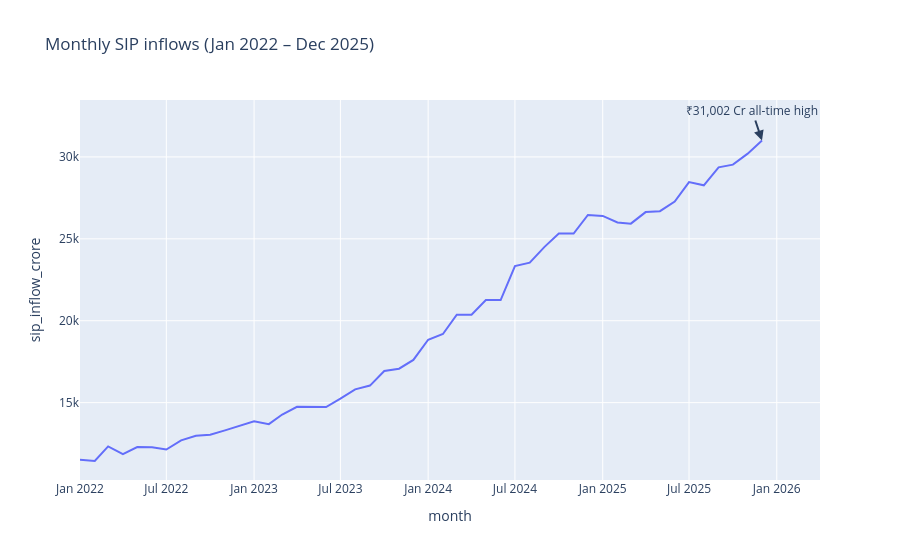

This figure's notebook cell:
### Code cell
import plotly.express as px

fig = px.line(
    sip,
    x="month",
    y="sip_inflow_crore",
    title="Monthly SIP inflows (Jan 2022 – Dec 2025)"
)

# Use a string instead of pd.Timestamp
fig.add_annotation(
    x="2025-12",
    y=31002,
    text="₹31,002 Cr all-time high",
    showarrow=True,
    arrowhead=2,
    arrowwidth=2
)

fig.show()

### Figure 1 — Plotly figure (JSON) as saved in the notebook; plotly's stock layout.template omitted (floating-point values rounded to 4 significant figures)
{"data": [{"hovertemplate": "month=%{x}<br>sip_inflow_crore=%{y}<extra></extra>", "legendgroup": "", "line": {"color": "#636efa", "dash": "solid"}, "marker": {"symbol": "circle"}, "mode": "lines", "name": "", "orientation": "v", "showlegend": false, "type": "scatter", "x": ["2022-01-01T00:00:00", "2022-02-01T00:00:00", "2022-03-01T00:00:00", "2022-04-01T00:00:00", "2022-05-01T00:00:00", "2022-06-01T00:00:00", "2022-07-01T00:00:00", "2022-08-01T00:00:00", "2022-09-01T00:00:00", "2022-10-01T00:00:00", "2022-11-01T00:00:00", "2022-12-01T00:00:00", "2023-01-01T00:00:00", "2023-02-01T00:00:00", "2023-03-01T00:00:00", "2023-04-01T00:00:00", "2023-05-01T00:00:00", "2023-06-01T00:00:00", "2023-07-01T00:00:00", "2023-08-01T00:00:00", "2023-09-01T00:00:00", "2023-10-01T00:00:00", "2023-11-01T00:00:00", "2023-12-01T00:00:00", "2024-01-01T00:00:00", "2024-02-01T00:00:00", "2024-03-01T00:00:00", "2024-04-01T00:00:00", "2024-05-01T00:00:00", "2024-06-01T00:00:00", "2024-07-01T00:00:00", "2024-08-01T00:00:00", "2024-09-01T00:00:00", "2024-10-01T00:00:00", "2024-11-01T00:00:00", "2024-12-01T00:00:00", "2025-01-01T00:00:00", "2025-02-01T00:00:00", "2025-03-01T00:00:00", "2025-04-01T00:00:00", "2025-05-01T00:00:00", "2025-06-01T00:00:00", "2025-07-01T00:00:00", "2025-08-01T00:00:00", "2025-09-01T00:00:00", "2025-10-01T00:00:00", "2025-11-01T00:00:00", "2025-12-01T00:00:00"], "xaxis": "x", "y": [11517, 11438, 12328, 11863, 12286, 12276, 12140, 12694, 12976, 13040, 13306, 13573, 13856, 13687, 14276, 14749, 14749, 14734, 15245, 15814, 16042, 16928, 17073, 17610, 18838, 19187, 20371, 20371, 21262, 21262, 23332, 23547, 24509, 25323, 25320, 26459, 26400, 25999, 25926, 26632, 26688, 27274, 28464, 28265, 29361, 29529, 30200, 31002], "yaxis": "y"}], "layout": {"annotations": [{"arrowhead": 2, "arrowwidth": 2, "showarrow": true, "text": "₹31,002 Cr all-time high", "x": "2025-12", "y": 31002}], "legend": {"tracegroupgap": 0}, "title": {"text": "Monthly SIP inflows (Jan 2022 – Dec 2025)"}, "xaxis": {"anchor": "y", "domain": [0, 1], "title": {"text": "month"}}, "yaxis": {"anchor": "x", "domain": [0, 1], "title": {"text": "sip_inflow_crore"}}}}
